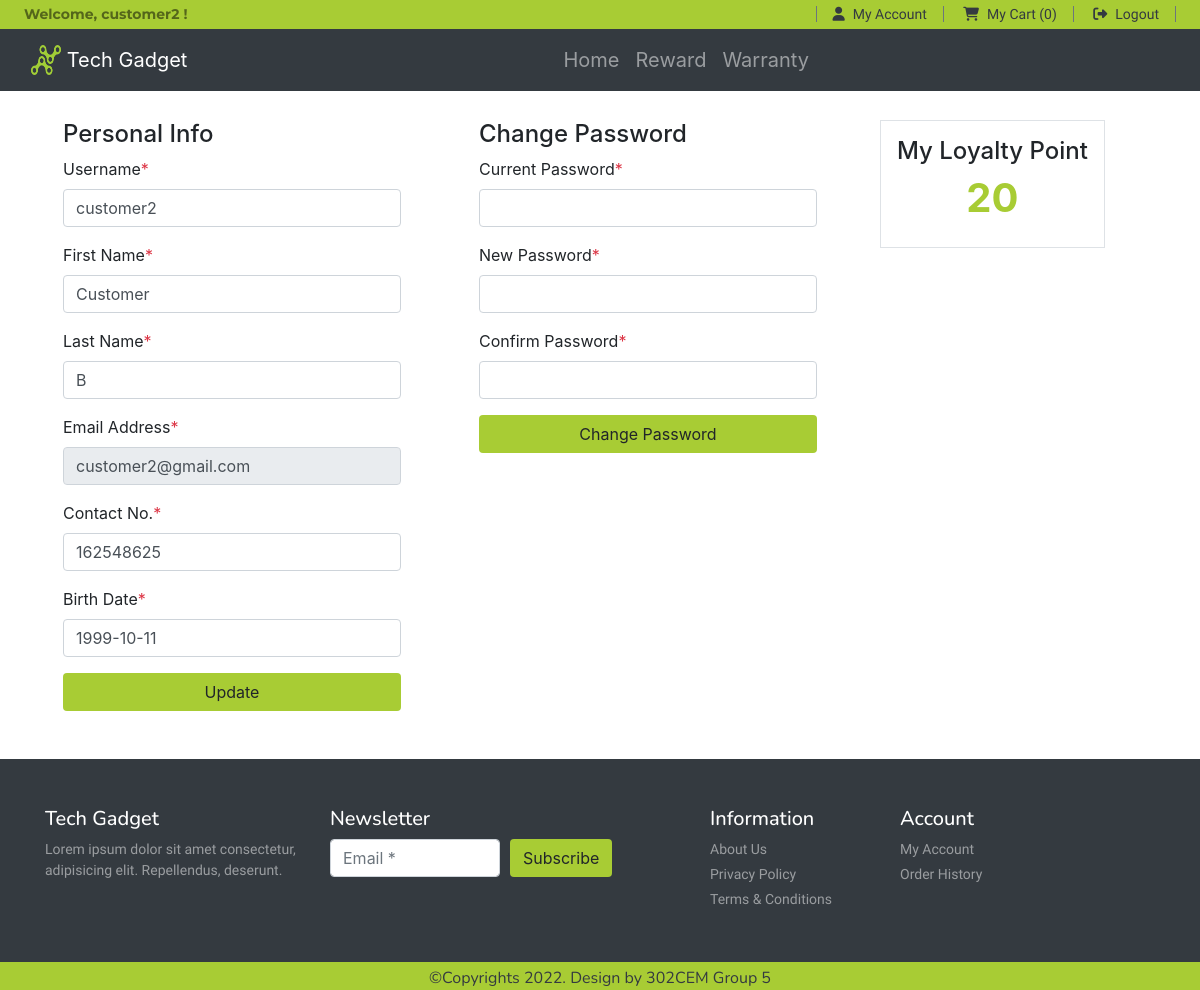
Screenshot of /Account.php (signed in) with the database file from the repository.
### tables this page shows
CREATE TABLE `customer` (
  `CustomerID` int(5) NOT NULL,
  `username` varchar(255) NOT NULL,
  `FirstName` varchar(50) NOT NULL,
  `LastName` varchar(50) NOT NULL,
  `Phone` int(15) NOT NULL,
  `BirthDate` date NOT NULL,
  `Email` varchar(50) NOT NULL,
  `Password` varchar(255) NOT NULL,
  `LoyaltyPoint` int(10) NOT NULL
);

### Account.php (the view, shortened to what this page needs)
<?php
include('components/header.php');
?>
<?php
	$query=mysqli_query($con,"SELECT * from `customer` where `CustomerID`='".$_SESSION['id']."'");
	while($row=mysqli_fetch_array($query))
	{
?>
		<div class="pt-4">
			<div class="row position-relative py-5 mx-5 mt-5">
				<div class="change-info col-md-4 col-sm-4">
					<h4>Personal Info</h4>
					<form class="register-form" role="form" method="post">
						<div class="form-group">
							<label class="info-title" for="username">Username<span class="text-danger">*</span></label>
							<input type="text" class="form-control unicase-form-control text-input" value="<?php echo $row['username'];?>" id="username" name="username" required="required">
						</div>
						<div class="form-group">
							<label class="info-title" for="name">First Name<span class="text-danger">*</span></label>
							<input type="text" class="form-control unicase-form-control text-input" value="<?php echo $row['FirstName'];?>" id="name" name="name" required="required">
						</div>
						<div class="form-group">
							<label class="info-title" for="lname">Last Name<span class="text-danger">*</span></label>
							<input type="text" class="form-control unicase-form-control text-input" value="<?php echo $row['LastName'];?>" id="lname" name="lname" required="required">
						</div>
						<div class="form-group">
							<label class="info-title" for="exampleInputEmail1">Email Address<span class="text-danger">*</span></label>
							<input type="email" class="form-control unicase-form-control text-input" id="exampleInputEmail1" value="<?php echo $row['Email'];?>" readonly>
						</div>
						<div class="form-group">
							<label class="info-title" for="Contact No.">Contact No.<span class="text-danger">*</span></label>
							<input type="text" class="form-control unicase-form-control text-input" id="contactno" name="contactno" required="required" value="<?php echo $row['Phone'];?>"  maxlength="10">
						</div>
						<div class="form-group">
							<label class="info-title" for="Contact No.">Birth Date<span class="text-danger">*</span></label>
							<input type="text" class="form-control unicase-form-control text-input" id="birthday" name="birthday" required="required" value="<?php echo $row['BirthDate'];?>"  maxlength="10">
						</div>
						<button type="submit" name="updateinfo" class="btn-upper btn color-second-bg form-control checkout-page-button">Update</button>
					</form>
				</div>
				<div class="change-password mx-5 col-md-4 col-sm-4">
					<h4>Change Password</h4>
					<form class="register-form" role="form" method="post" name="chngpwd" onSubmit="return valid();">
						<div class="form-group">
							<label class="info-title" for="Current Password">Current Password<span class="text-danger">*</span></label>
							<input type="password" class="form-control unicase-form-control text-input" id="cpass" name="cpass" required="required">
						</div>
						<div class="form-group">
							<label class="info-title" for="New Password">New Password<span class="text-danger">*</span></label>
							<input type="password" class="form-control unicase-form-control text-input" id="newpass" name="newpass">
						</div>
						<div class="form-group">
							<label class="info-title" for="Confirm Password">Confirm Password<span class="text-danger">*</span></label>
							<input type="password" class="form-control unicase-form-control text-input" id="cnfpass" name="cnfpass" required="required" >
						</div>
						<button type="submit" name="changepass" class="btn-upper btn color-second-bg form-control checkout-page-button">Change Password</button>
					</form>
				</div>
				<span class="border" style="height: 8rem;">
					<div class="loyalty-points px-3 pt-3 pb-0">
						<h4 class="unicase-checkout-title">My Loyalty Point</h4>
						<h1 class="text-center color-second"><b><?php echo $row['LoyaltyPoint'];?></b></h1>
					</div>
				</span>
			</div>
		</div>
<?php
	}
	include('components/footer.php');
?>

### components/header.php (shortened to what this page needs)
<!DOCTYPE html>
<html lang="en">
<head>
    <link rel="stylesheet" href="https://stackpath.bootstrapcdn.com/bootstrap/4.4.1/css/bootstrap.min.css">
    <link rel="stylesheet" href="https://cdnjs.cloudflare.com/ajax/libs/OwlCarousel2/2.3.4/assets/owl.carousel.min.css" />
    <link rel="stylesheet" href="https://cdnjs.cloudflare.com/ajax/libs/OwlCarousel2/2.3.4/assets/owl.theme.default.min.css" />
    <link rel="stylesheet" href="https://cdnjs.cloudflare.com/ajax/libs/font-awesome/6.2.0/css/all.min.css" />
    <link rel="stylesheet" href="styles.css">
    <?php
    require 'database/config.php';
    if(!empty($_SESSION["id"])) {
      $id = $_SESSION["id"];
      $result = mysqli_query($con, "SELECT * FROM customer WHERE CustomerID = $id");
      $row = mysqli_fetch_assoc($result);
      $cart = mysqli_query($con, "SELECT COUNT(CustomerID) FROM shoppingcart WHERE CustomerID = $id");
      $cartrow = mysqli_fetch_assoc($cart);
    }
    else {
      header("Location: login.php");
    }
    ?>
</head>
<body>
    <header id="header" class="fixed-top">
      <div class="strip d-flex justify-content-between px-4 py-1 color-second-bg">
          <p class="font-montserrat font-weight-bold font-size-14 text-black-50 m-0">Welcome, <?php echo $row["username"]; ?> !</p>
          <div class="font-raleway font-size-14">
              <a href="Account.php" class="px-3 border-right border-left border-secondary text-dark"><i class="pr-2 fas fa-user"></i>My Account</a>
              <a href="Cart.php" class="px-3 border-right border-secondary text-dark"><i class="pr-2 fas fa-shopping-cart"></i>My Cart (<?php foreach($cartrow as $carts){ print_r($carts); }?>)</a>
              <a href="logout.php" class="px-3 border-right border-secondary text-dark"><i class="pr-2 fas fa-right-from-bracket"></i>Logout</a>
          </div>
      </div>
      <nav class="navbar navbar-expand-lg navbar-dark bg-dark">
          <div class="container-fluid">
            <a class="navbar-brand" href="Home.php"><img src="assets/logo_free-file.png" width="30" height="30" class="d-inline-block align-top" alt=""> Tech Gadget</a>
            <div class="collapse navbar-collapse" id="navbarNav">
              <ul class="navbar-nav m-auto font-size-20">
                <li class="nav-item">
                  <a class="nav-link" href="Home.php">Home</a>
                </li>
                <li class="nav-item">
                  <a class="nav-link" href="Reward.php">Reward</a>
                </li>
                <li class="nav-item">
                  <a class="nav-link" href="Warranty.php">Warranty</a>
                </li>
              </ul>
            </div>
          </div>
        </nav>
    </header>

### styles.css (style rules this page uses)
button, button:focus { outline: none !important; box-shadow: none !important; }
.font-montserrat { font-family: "Montserrat", sans-serif; }
.font-raleway { font-family: "Raleway", sans-serif; }
.font-size-14 { font-size: 14px; }
.font-size-20 { font-size: 20px; }
.color-second { color: #A8CC34; }
.color-second-bg { background: #A8CC34; }

### rows the page displays
customer: username "customer2", name "Customer", lname "B", Email "customer2@gmail.com", contactno "162548625", birthday "1999-10-11", LoyaltyPoint "20"
